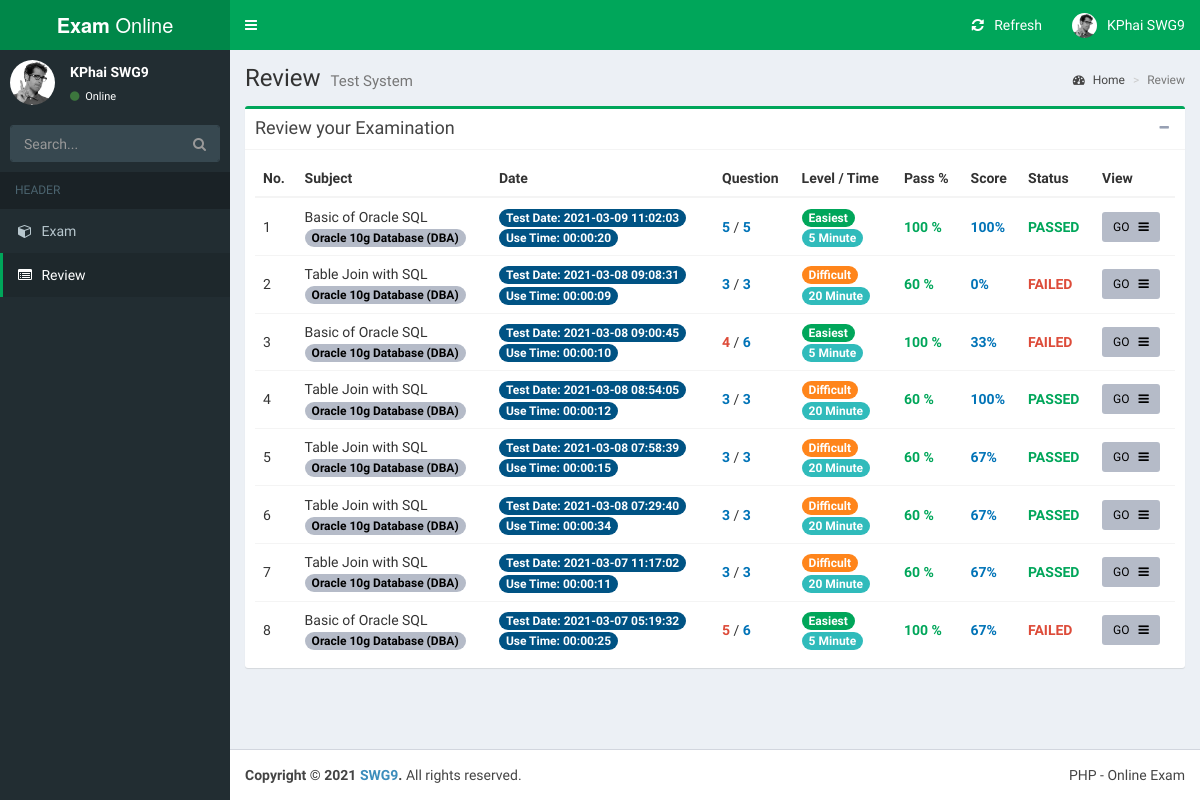
Page /student/review.php (signed in) on the committed database.
### tables this page shows
CREATE TABLE `tb_test_result` (
                                  `test_id` int(11) NOT NULL,
                                  `test_date` date NOT NULL,
                                  `test_minute` int(5) NOT NULL,
                                  `test_count_question` int(5) DEFAULT NULL,
                                  `all_question` int(5) DEFAULT NULL,
                                  `created_at` timestamp NOT NULL DEFAULT CURRENT_TIMESTAMP,
                                  `user_id` int(11) NOT NULL,
                                  `sub_id` int(11) NOT NULL
);

CREATE TABLE `tb_subjects` (
                               `sub_id` int(11) NOT NULL,
                               `title` text NOT NULL,
                               `description` text,
                               `level` int(3) NOT NULL,
                               `give_minute` int(5) NOT NULL,
                               `pass_percent` int(11) NOT NULL,
                               `use_count` int(2) NOT NULL,
                               `status` tinyint(4) NOT NULL,
                               `created_at` timestamp NOT NULL DEFAULT CURRENT_TIMESTAMP,
                               `updated_at` timestamp NOT NULL DEFAULT CURRENT_TIMESTAMP,
                               `cat_id` int(11) NOT NULL,
                               `teacher_id` int(11) NOT NULL
);

CREATE TABLE `tb_category` (
                               `cat_id` int(11) NOT NULL,
                               `name` varchar(100) NOT NULL,
                               `description` varchar(255) DEFAULT NULL,
                               `teacher_id` int(11) NOT NULL,
                               `created_at` timestamp NOT NULL DEFAULT CURRENT_TIMESTAMP,
                               `updated_at` timestamp NOT NULL DEFAULT CURRENT_TIMESTAMP
);

### student/review.php (the view, shortened to what this page needs)
<?php
include_once '../process/connector.php';
?>
<!DOCTYPE html>
<html>
<head>
    <link rel="stylesheet" href="../assets/plugins/bootstrap/dist/css/bootstrap.min.css">
    <link rel="stylesheet" href="../assets/plugins/font-awesome/css/font-awesome.min.css">
    <link rel="stylesheet" href="../assets/plugins/Ionicons/css/ionicons.min.css">
    <link rel="stylesheet" href="../assets/css/AdminLTE.min.css">
    <link rel="stylesheet" href="../assets/css/skins/skin-green.min.css">
    <link rel="stylesheet" href="../assets/css/exam.css">
</head>
<body class="hold-transition skin-green fixed sidebar-mini">
<div class="wrapper">
    <?php include_once 'header.php'; ?>
    <aside class="main-sidebar">
        <section class="sidebar">
            <div class="user-panel">
                <div class="pull-left image">
                    <img src="../assets/img/user2-160x160.jpg" class="img-circle" alt="User Image">
                </div>
                <div class="pull-left info">
                    <p><?=htmlspecialchars($_SESSION['full_name'])?></p>
                    <a href="#"><i class="fa fa-circle text-success"></i> Online</a>
                </div>
            </div>
            <form action="#" method="get" class="sidebar-form">
                <div class="input-group">
                    <input type="text" name="q" class="form-control" placeholder="Search...">
                    <span class="input-group-btn">
              <button type="submit" name="search" id="search-btn" class="btn btn-flat"><i class="fa fa-search"></i>
              </button>
            </span>
                </div>
            </form>
            <ul class="sidebar-menu" data-widget="tree">
                <li class="header">HEADER</li>
                <li><a href="choose_category.php"><i class="fa fa-cube"></i> <span>Exam</span></a></li>
                <li class="active"><a href="#"><i class="fa fa-list-alt"></i> <span>Review</span></a></li>
            </ul>
        </section>
    </aside>
    <div class="content-wrapper">
        <section class="content-header">
            <h1>
                Review
                <small>Test System</small>
            </h1>
            <ol class="breadcrumb">
                <li><a href="#"><i class="fa fa-dashboard"></i> Home</a></li>
                <li class="active">Review</li>
            </ol>
        </section>
        <section class="content">
            <div class="box box-success">
                <div class="box-header with-border">
                    <h4 class="box-title">Review your Examination</h4>
                    <div class="box-tools pull-right">
                        <button type="button" class="btn btn-box-tool" data-widget="collapse"><i
                                    class="fa fa-minus"></i></button>
                    </div>
                </div>
                <div class="box-body">
                    <div class="table-responsive">
                        <table class="table no-margin">
                            <thead>
                            <tr>
                                <th>No.</th>
                                <th>Subject</th>
                                <th>Date</th>
                                <th>Question</th>
                                <th>Level / Time</th>
                                <th>Pass %</th>
                                <th>Score</th>
                                <th>Status</th>
                                <th>View</th>
                            </tr>
                            </thead>
                            <tbody>
                            <?php
                            $user_id = $_SESSION['user_id'];
                            $sql = "SELECT A.TEST_ID, A.CREATED_AT AS TEST_DATE, A.TEST_MINUTE, A.TEST_COUNT_QUESTION AS CNT_QT, A.ALL_QUESTION AS CNT_QT_ALL, B.TITLE AS SUB_TITLE, B.LEVEL AS LEVEL,
                                           B.GIVE_MINUTE AS SUB_TIME, B.PASS_PERCENT,
                                           C.NAME AS CAT_NAME FROM TB_TEST_RESULT A
                                               INNER JOIN TB_SUBJECTS B ON (A.SUB_ID=B.SUB_ID)
                                               INNER JOIN TB_CATEGORY C ON(B.CAT_ID=C.CAT_ID)
                                    WHERE A.USER_ID = $user_id ORDER BY A.TEST_ID DESC";
                            $result = mysqli_query($link, $sql);
                            $no = 0;
                            $count = mysqli_num_rows($result);
                            if ($count > 0) {
                                while ($row = mysqli_fetch_assoc($result)) {
                                    $test_id = $row['TEST_ID'];
                                    $sql_score = "SELECT SC_CHOICE, SC_ANSWER, SC_JUDGE FROM TB_SCORE where TEST_ID = $test_id";
                                    $result_score = mysqli_query($link, $sql_score);
                                    $count_score = mysqli_num_rows($result_score);
                                    $percent = 0;
                                    if ($count_score > 0) {
                                        while ($row_score = mysqli_fetch_assoc($result_score)) {
                                            if ($row_score['SC_JUDGE'] === 'Good') {
                                                $percent += 100;
                                            }
                                        }
                                        $pass_percent = (int) $row['PASS_PERCENT'];
                                        $mark_percent = round($percent/$row['CNT_QT_ALL']);
                                        if ($mark_percent >= $pass_percent) {
                                            $judge = "<span class='text-green text-bold'>PASSED</span>";
                                        }else{
                                            $judge = "<span class='text-red text-bold'>FAILED</span>";
                                        }
                                        ?>
                                        <tr>
                                            <td>
                                                <?= @++$no; ?>
                                            </td>
                                            <td>
                                                <?= htmlspecialchars($row['SUB_TITLE']) ?>
                                                <br/>
                                                <span class="text-center badge bg-gray-active">
                                                <?= htmlspecialchars($row['CAT_NAME']) ?>
                                            </span>
                                            </td>
                                            <td>
                                            <span class="text-center badge bg-blue-active">
                                                Test Date: <?= htmlspecialchars($row['TEST_DATE']) ?>
                                            </span>
                                                <br/>
                                                <span class="text-center badge bg-blue-active">
                                                Use Time: <?= htmlspecialchars(gmdate("H:i:s", $row['TEST_MINUTE'])) ?>
                                            </span>
                                            </td>
                                            <td>
                                                <span class="<?php if($row['CNT_QT'] == $row['CNT_QT_ALL']) echo 'text-blue'; else echo 'text-red'; ?> text-bold"><?=htmlspecialchars($row['CNT_QT'])?></span> / <span class="text-blue text-bold"><?=htmlspecialchars($row['CNT_QT_ALL'])?></span>
                                            </td>
                                            <td>
                                                <?php
                                                if ($row['LEVEL'] == 1) {
                                                    echo "<span class=\"text-center badge bg-green\">Easiest</span>";
                                                } else if ($row['LEVEL'] == 2) {
                                                    echo "<span class=\"text-center badge bg-blue\">Normal</span>";
                                                } else if ($row['LEVEL'] == 3) {
                                                    echo "<span class=\"text-center badge bg-orange\">Difficult</span>";
                                                } else {
                                                    echo "<span class=\"text-center badge bg-red\">Most Difficult</span>";
                                                }
                                                ?>
                                                <br/>
                                                <span class="text-center badge bg-teal-active">
                                        <?= htmlspecialchars($row['SUB_TIME']) ?> Minute
                                    </span>
                                            </td>
                                            <td>
                                                <span class='text-green text-bold'><?= htmlspecialchars($row['PASS_PERCENT']) ?> %</span>
                                            </td>
                                            <td>
                                                <span class='text-blue text-bold'><?= $mark_percent ?>%</span>
                                            </td>
                                            <td>
                                                <?=$judge;?>
                                            </td>
                                            <td><a href="view_detail.php?vTestID=<?=$test_id?>" class="btn btn-sm bg-gray-active">GO &nbsp; <i
                                                            class="fa fa-bars"></i></a></td>
                                        </tr>
                                        <?php
                                    }
                                }
                            }
                            ?>
                            </tbody>
                        </table>
                    </div>
                </div>
            </div>
        </section>
    </div>
    <footer class="main-footer">
        <div class="pull-right hidden-xs">PHP - Online Exam</div>
        <strong>Copyright &copy; 2021 <a href="#">SWG9</a>.</strong> All rights reserved.
    </footer>
</div>
</body>
</html>

### assets/css/exam.css (style rules this page uses)
.table > tbody > tr > td { vertical-align: middle; }

### rows in the picture
tb_test_result: no "1", sub.title "Basic of Oracle SQL", tb_category.name "Oracle 10g Database (DBA)", created_at "2021-03-09 11:02:03", test_minute "00:00:20", test_count_question "5", all_question "5", shows "Easiest", sub.give_minute "5", sub.pass_percent "100", all_question "100", shows "PASSED"
tb_test_result: no "2", sub.title "Table Join with SQL", tb_category.name "Oracle 10g Database (DBA)", created_at "2021-03-08 09:08:31", test_minute "00:00:09", test_count_question "3", all_question "3", shows "Difficult", sub.give_minute "20", sub.pass_percent "60", all_question "0", shows "FAILED"
tb_test_result: no "3", sub.title "Basic of Oracle SQL", tb_category.name "Oracle 10g Database (DBA)", created_at "2021-03-08 09:00:45", test_minute "00:00:10", test_count_question "4", all_question "6", shows "Easiest", sub.give_minute "5", sub.pass_percent "100", all_question "33", shows "FAILED"
tb_test_result: no "4", sub.title "Table Join with SQL", tb_category.name "Oracle 10g Database (DBA)", created_at "2021-03-08 08:54:05", test_minute "00:00:12", test_count_question "3", all_question "3", shows "Difficult", sub.give_minute "20", sub.pass_percent "60", all_question "100", shows "PASSED"
tb_test_result: no "5", sub.title "Table Join with SQL", tb_category.name "Oracle 10g Database (DBA)", created_at "2021-03-08 07:58:39", test_minute "00:00:15", test_count_question "3", all_question "3", shows "Difficult", sub.give_minute "20", sub.pass_percent "60", all_question "67", shows "PASSED"
tb_test_result: no "6", sub.title "Table Join with SQL", tb_category.name "Oracle 10g Database (DBA)", created_at "2021-03-08 07:29:40", test_minute "00:00:34", test_count_question "3", all_question "3", shows "Difficult", sub.give_minute "20", sub.pass_percent "60", all_question "67", shows "PASSED"
tb_test_result: no "7", sub.title "Table Join with SQL", tb_category.name "Oracle 10g Database (DBA)", created_at "2021-03-07 11:17:02", test_minute "00:00:11", test_count_question "3", all_question "3", shows "Difficult", sub.give_minute "20", sub.pass_percent "60", all_question "67", shows "PASSED"
tb_test_result: no "8", sub.title "Basic of Oracle SQL", tb_category.name "Oracle 10g Database (DBA)", created_at "2021-03-07 05:19:32", test_minute "00:00:25", test_count_question "5", all_question "6", shows "Easiest", sub.give_minute "5", sub.pass_percent "100", all_question "67", shows "FAILED"

### other values in the picture
$_SESSION['full_name'] "KPhai SWG9"
